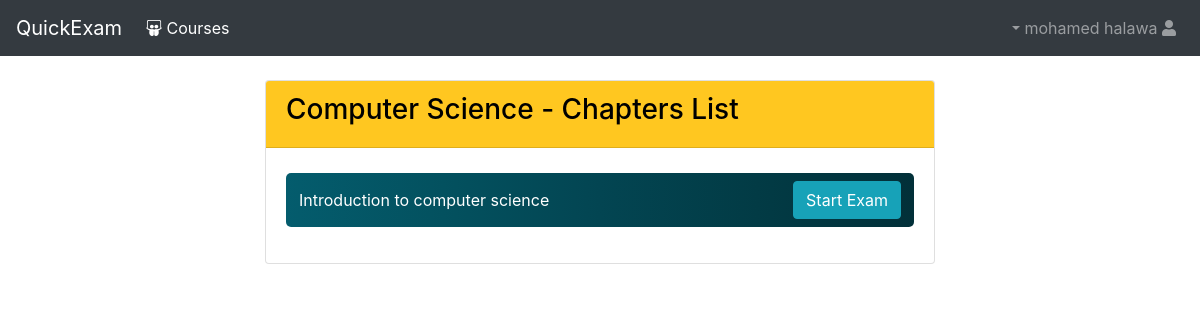
Page /courses/2 (signed in) on the committed database.
### identity/models.py (models this page shows, shortened)
class User(AbstractBaseUser):
    email = models.EmailField(
        verbose_name='Email Address',
        max_length=255,
        unique=True,
        validators=[
            EmailValidator(
                message="Invalid Email Address", code="invalid_email")
        ])
    full_name = models.CharField(
        verbose_name="Full Name",
        max_length=255,
        validators=[
            MaxLengthValidator(255, "the provided name is too long"),
            RegexValidator(
                regex=ALPHABETS_REGEX,
                message="the full name should contain alphabets only.",
                code="invalid_name")
        ])
    country = CountryField()
    address = models.CharField(
        max_length=255, blank=True, null=True, verbose_name="Street Address")
    phone_number = models.CharField(
        verbose_name="Phone Number",
        blank=True,
        max_length=15,
        validators=[
            RegexValidator(
                regex=PHONE_REGEX,
                message="Invalid Phone number",
                code="invalid_phone_number")
        ])
    date_of_birth = models.DateField()
    is_active = models.BooleanField(default=True)
    is_admin = models.BooleanField(default=False)
    REQUIRED_FIELDS = [
        'full_name', 'country', 'date_of_birth', 'address', 'phone_number'
    ]
    USERNAME_FIELD = 'email'
    objects = UserManager()
    def get_username(self):
        return self.full_name

### courses/models.py (models this page shows, shortened)
class Course(models.Model):
    name = models.CharField(
        verbose_name="Course Name",
        max_length=255,
        blank=False,
        validators=[
            RegexValidator(
                ALPHABETS_REGEX,
                message="Invalid Course Name, Can't Be Empty or Whitespace")
        ])
    code = models.CharField(
        verbose_name="Course Code",
        max_length=10,
        validators=[MaxLengthValidator(10, "Too Long Course Code")])
    details = models.TextField(
        verbose_name="Course Details", max_length=512, blank=True, null=True)

class Chapter(models.Model):
    name = models.CharField(
        verbose_name="Chapter Name",
        max_length=255,
        blank=False,
        validators=[
            RegexValidator(
                ALPHABETS_REGEX,
                message="Invalid Chapter Name, Can't Be Empty or Whitespace")
        ])
    details = models.TextField(
        verbose_name="Chapter Details", max_length=512, blank=True, null=True)
    course = models.ForeignKey('Course', on_delete=models.CASCADE)

### courses/views.py (the view)
# urls.py: path("<int:id>", views.chapters, name="chapters"),
def chapters(request, id):
    course_obj = Course.objects.filter(id=id)[0]
    chapters = Chapter.objects.filter(course=id)
    context = {'chapters': chapters, 'course': course_obj}
    return render(request, "course/chapters.html", context)

### templates/course/chapters.html (shortened to what this page needs)
{% extends "base.html" %}
{% block content %}
<div class="container-fluid">
    <div class="row mt-4 justify-content-center">
        {% if not chapters %}
        <div class="col-12">
            <div class="alert alert-warning text-center align-self-center">
                No Chapters Found !
            </div>
        </div>
        {% else %}
        <div class="col-7">
            <div class="card">
                <div class="card-header bg-amber lighten-1  ">
                    <h3> {{course.name}} - Chapters List</h3>
                </div>
                <div class="card-body">
                    <ul class="chapter-list">
                        {%for chapter in chapters%}
                        <li>
                            <div class="d-flex justify-content-between ">
                                <div class="p-2 chapter-name align-self-center"> {{chapter.name}} </div>
                                <div class="p-2">
                                    <a href="{% url 'courses:exam' course_id=course.id chapter_id=chapter.id%}" class="btn btn-info ">
                                        Start Exam
                                    </a>
                                </div>
                            </div>
                        </li>
                        {% endfor %}
                    </ul>
                </div>
            </div>
        </div>
        {% endif %}
    </div>
</div>
{% endblock content %}

### templates/base.html (shortened to what this page needs)
{% load staticfiles %}
<!DOCTYPE html>
<html lang="en">
<head>
    <link rel="stylesheet" type="text/css" href="{% static 'css/bootstrap.css' %}" rel="stylesheet">
    <link rel="stylesheet" type="text/css" href="{% static 'css/material-colors.css' %}" rel="stylesheet">
    <link rel="stylesheet" href="https://use.fontawesome.com/releases/v5.5.0/css/all.css"
>
    <link rel="stylesheet" type="text/css" href="{% static 'css/style.css' %}" rel="stylesheet">
</head>
<body>
    {% if user.is_authenticated %}
    <nav class="navbar navbar-expand-lg navbar-dark bg-dark">
        <a class="navbar-brand" href="#">QuickExam</a>
        <div class="collapse navbar-collapse" id="navbarSupportedContent">
            <ul class="navbar-nav mr-auto">
                <li class="nav-item active">
                    <a class="nav-link" href="{% url 'courses:courses'%}"><i class="fab fa-slideshare"></i> Courses
                        <span class="sr-only">(current)</span></a>
                </li>
            </ul>
            <ul class="navbar-nav">
                <li class="nav-item  dropdown">
                    <a class="nav-link dropdown-toggle username-toggle" href="#" id="navbarDropdown" role="button"
                        data-toggle="dropdown" aria-haspopup="true" aria-expanded="false">
                        {{user.get_username}} <i class="fas fa-user"></i>
                    </a>
                </li>
            </ul>
        </div>
    </nav>
    {% endif %}
    {% block content %}
    {% endblock content %}
</body>
</html>

### static/css/material-colors.css (style rules this page uses)
.bg-amber { background-color:#ffc107;color:#000 }
.bg-amber.lighten-1 { background-color:#ffc720 }

### static/css/style.css (style rules this page uses)
html { font-family: BreeSerif-Regular; }
html, body { height: 100%; }
.username-toggle::after { display:none; }
.username-toggle::before { display: inline-block; width: 0; height: 0; margin-left: .255em; vertical-align: .255em; content: ""; border-top: .3em solid; border-right: .3em solid transparent; border-bottom: 0; border-left: .3em solid transparent; }
.chapter-list { list-style: none; color:#fff; padding:0px; }
.chapter-list li { background-image: linear-gradient( to left, #023039, #023b45, #034552, #03515f, #045c6d ); margin: 5px 0px; padding:0px 5px; border-radius: 5px; }

### rows in the picture
User: get_username "mohamed halawa"
Course: name "Computer Science"
Chapter: name "Introduction to computer science"
